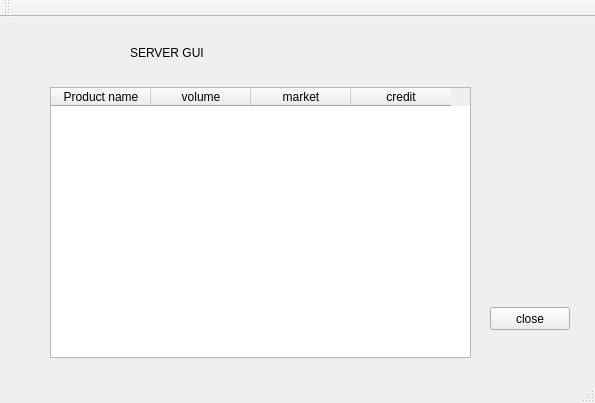
<?xml version="1.0" encoding="UTF-8"?>
<ui version="4.0">
 <class>MainWindow</class>
 <widget class="QMainWindow" name="MainWindow">
  <property name="geometry">
   <rect>
    <x>0</x>
    <y>0</y>
    <width>595</width>
    <height>403</height>
   </rect>
  </property>
  <property name="windowTitle">
   <string>MainWindow</string>
  </property>
  <widget class="QWidget" name="centralWidget">
   <widget class="QTableWidget" name="tableWidget">
    <property name="geometry">
     <rect>
      <x>50</x>
      <y>70</y>
      <width>421</width>
      <height>271</height>
     </rect>
    </property>
    <column>
     <property name="text">
      <string>Product name</string>
     </property>
    </column>
    <column>
     <property name="text">
      <string>volume</string>
     </property>
    </column>
    <column>
     <property name="text">
      <string>market</string>
     </property>
    </column>
    <column>
     <property name="text">
      <string>credit</string>
     </property>
    </column>
   </widget>
   <widget class="QLabel" name="label">
    <property name="geometry">
     <rect>
      <x>130</x>
      <y>20</y>
      <width>211</width>
      <height>31</height>
     </rect>
    </property>
    <property name="styleSheet">
     <string notr="true">font: italic 26pt &quot;Sans Serif&quot;;</string>
    </property>
    <property name="text">
     <string>SERVER GUI</string>
    </property>
   </widget>
   <widget class="QPushButton" name="pushButton">
    <property name="geometry">
     <rect>
      <x>490</x>
      <y>290</y>
      <width>80</width>
      <height>23</height>
     </rect>
    </property>
    <property name="text">
     <string>close</string>
    </property>
   </widget>
  </widget>
  <widget class="QMenuBar" name="menuBar">
   <property name="geometry">
    <rect>
     <x>0</x>
     <y>0</y>
     <width>595</width>
     <height>20</height>
    </rect>
   </property>
  </widget>
  <widget class="QToolBar" name="mainToolBar">
   <attribute name="toolBarArea">
    <enum>TopToolBarArea</enum>
   </attribute>
   <attribute name="toolBarBreak">
    <bool>false</bool>
   </attribute>
  </widget>
  <widget class="QStatusBar" name="statusBar"/>
 </widget>
 <layoutdefault spacing="6" margin="11"/>
 <resources/>
 <connections/>
</ui>
